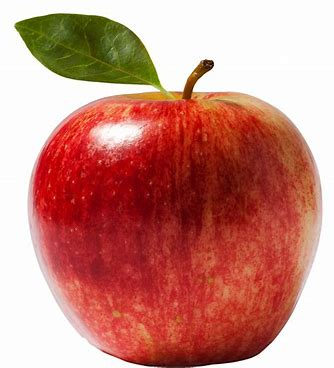
#> input picture assets/apple.jpeg, 334 x 368 px, given in place of arbol.jpg, which was not available
$ python tareaErosionDilatacion.py
#> lines starting #> are read from the running program, lines starting #| are printed output that depends on the picture; pictures that were not available may be replaced by others from this repository, and a replacement may not be noted
import cv2
import numpy as np
import matplotlib.pyplot as plt


# path: str = "/home/gd_15/Escritorio/Procesamiento_Imagenes_UP/arbol.jpg"
path: str = "D:\\Procesamiento_Imagenes_UP\\arbol.jpg"

img = cv2.imread(path, cv2.IMREAD_GRAYSCALE)
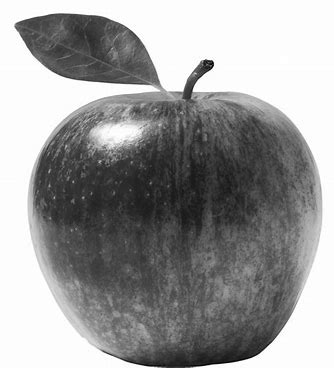
#> img: shape (368, 334); min 0, max 255, mean 154.6

n: int = int(input("Ingrese el tamaño de su máscara: "))
#> the answer given: 3

# Máscara de n x n
el = np.ones((n,n), np.uint8)

erosion = cv2.erode(img, el, iterations=1)
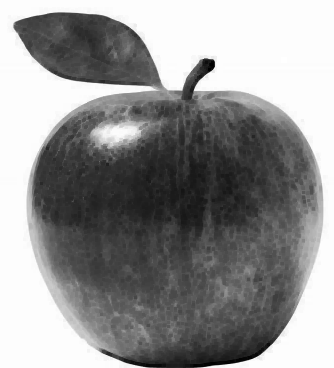
#> erosion: shape (368, 334); min 0, max 255, mean 146
dilatacion = cv2.dilate(img, el, iterations=1)
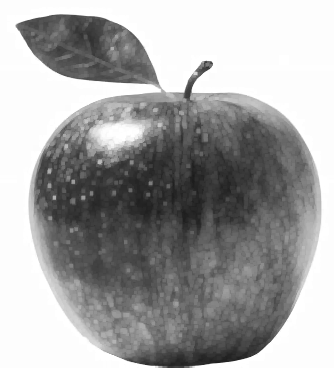
#> dilatacion: shape (368, 334); min 27, max 255, mean 163.2

limpieza_ruido = cv2.dilate(cv2.erode(img, el,iterations=1 ), el, iterations=1)

contornos = cv2.erode(cv2.dilate(img, el,iterations=1 ), el, iterations=1)

plt.subplot(1, 5, 1)
plt.title("Original")
plt.imshow(img,cmap="gray")

plt.subplot(1, 5, 2)
plt.title("Erosión")
plt.imshow(erosion,cmap="gray")

plt.subplot(1, 5, 3)
plt.title("Dilatación")
plt.imshow(dilatacion,cmap="gray")

plt.subplot(1, 5, 4)
plt.title("Limpieza")
plt.imshow(limpieza_ruido,cmap="gray")

plt.subplot(1, 5, 5)
plt.title("Contornos")
plt.imshow(contornos,cmap="gray")

plt.show()
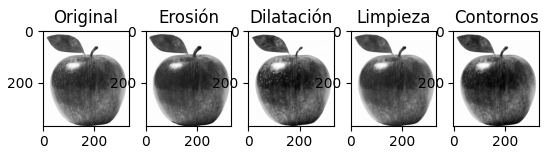
#> figure drawn by matplotlib, 5 panels
